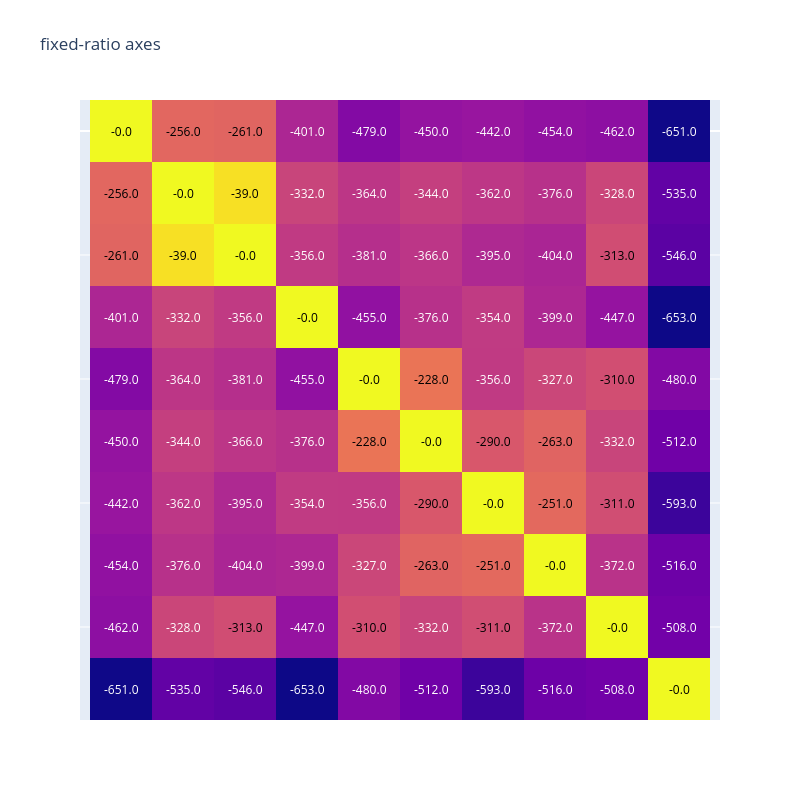

Here is the notebook cell this chart was saved with:
### Code cell
T.save_data(traces=traces_long_exc, pwds=pwds_long_exc, suffix='_min8_exc_')
import matplotlib.pyplot as plt
print('Number of traces in analysis: ', pwds_long_exc.shape[0])
pwds_mean=np.round(-np.nanmean(pwds_long_exc, axis=0),0)
plt.imshow(pwds_mean, cmap='hot')

import plotly.figure_factory as ff
fig = ff.create_annotated_heatmap(pwds_mean)
fig.update_layout(
    width = 800,
    height = 800,
    title = "fixed-ratio axes",
    yaxis = dict(
      scaleanchor = "x",
      scaleratio = 1,
    ),
    yaxis_autorange="reversed"
)
fig.show()

### Figure 1 — Plotly figure (JSON) as saved in the notebook; plotly's stock layout.template omitted (floating-point values rounded to 4 significant figures)
{"data": [{"colorscale": [[0, "#0d0887"], [0.1111, "#46039f"], [0.2222, "#7201a8"], [0.3333, "#9c179e"], [0.4444, "#bd3786"], [0.5556, "#d8576b"], [0.6667, "#ed7953"], [0.7778, "#fb9f3a"], [0.8889, "#fdca26"], [1, "#f0f921"]], "reversescale": false, "showscale": false, "type": "heatmap", "z": [[0, -256, -261, -401, -479, -450, -442, -454, -462, -651], [-256, 0, -39, -332, -364, -344, -362, -376, -328, -535], [-261, -39, 0, -356, -381, -366, -395, -404, -313, -546], [-401, -332, -356, 0, -455, -376, -354, -399, -447, -653], [-479, -364, -381, -455, 0, -228, -356, -327, -310, -480], [-450, -344, -366, -376, -228, 0, -290, -263, -332, -512], [-442, -362, -395, -354, -356, -290, 0, -251, -311, -593], [-454, -376, -404, -399, -327, -263, -251, 0, -372, -516], [-462, -328, -313, -447, -310, -332, -311, -372, 0, -508], [-651, -535, -546, -653, -480, -512, -593, -516, -508, 0]]}], "layout": {"annotations": [{"font": {"color": "#000000"}, "showarrow": false, "text": "-0.0", "x": 0, "xref": "x", "y": 0, "yref": "y"}, {"font": {"color": "#000000"}, "showarrow": false, "text": "-256.0", "x": 1, "xref": "x", "y": 0, "yref": "y"}, {"font": {"color": "#000000"}, "showarrow": false, "text": "-261.0", "x": 2, "xref": "x", "y": 0, "yref": "y"}, {"font": {"color": "#FFFFFF"}, "showarrow": false, "text": "-401.0", "x": 3, "xref": "x", "y": 0, "yref": "y"}, {"font": {"color": "#FFFFFF"}, "showarrow": false, "text": "-479.0", "x": 4, "xref": "x", "y": 0, "yref": "y"}, {"font": {"color": "#FFFFFF"}, "showarrow": false, "text": "-450.0", "x": 5, "xref": "x", "y": 0, "yref": "y"}, {"font": {"color": "#FFFFFF"}, "showarrow": false, "text": "-442.0", "x": 6, "xref": "x", "y": 0, "yref": "y"}, {"font": {"color": "#FFFFFF"}, "showarrow": false, "text": "-454.0", "x": 7, "xref": "x", "y": 0, "yref": "y"}, {"font": {"color": "#FFFFFF"}, "showarrow": false, "text": "-462.0", "x": 8, "xref": "x", "y": 0, "yref": "y"}, {"font": {"color": "#FFFFFF"}, "showarrow": false, "text": "-651.0", "x": 9, "xref": "x", "y": 0, "yref": "y"}, {"font": {"color": "#000000"}, "showarrow": false, "text": "-256.0", "x": 0, "xref": "x", "y": 1, "yref": "y"}, {"font": {"color": "#000000"}, "showarrow": false, "text": "-0.0", "x": 1, "xref": "x", "y": 1, "yref": "y"}, {"font": {"color": "#000000"}, "showarrow": false, "text": "-39.0", "x": 2, "xref": "x", "y": 1, "yref": "y"}, {"font": {"color": "#FFFFFF"}, "showarrow": false, "text": "-332.0", "x": 3, "xref": "x", "y": 1, "yref": "y"}, {"font": {"color": "#FFFFFF"}, "showarrow": false, "text": "-364.0", "x": 4, "xref": "x", "y": 1, "yref": "y"}, {"font": {"color": "#FFFFFF"}, "showarrow": false, "text": "-344.0", "x": 5, "xref": "x", "y": 1, "yref": "y"}, {"font": {"color": "#FFFFFF"}, "showarrow": false, "text": "-362.0", "x": 6, "xref": "x", "y": 1, "yref": "y"}, {"font": {"color": "#FFFFFF"}, "showarrow": false, "text": "-376.0", "x": 7, "xref": "x", "y": 1, "yref": "y"}, {"font": {"color": "#FFFFFF"}, "showarrow": false, "text": "-328.0", "x": 8, "xref": "x", "y": 1, "yref": "y"}, {"font": {"color": "#FFFFFF"}, "showarrow": false, "text": "-535.0", "x": 9, "xref": "x", "y": 1, "yref": "y"}, {"font": {"color": "#000000"}, "showarrow": false, "text": "-261.0", "x": 0, "xref": "x", "y": 2, "yref": "y"}, {"font": {"color": "#000000"}, "showarrow": false, "text": "-39.0", "x": 1, "xref": "x", "y": 2, "yref": "y"}, {"font": {"color": "#000000"}, "showarrow": false, "text": "-0.0", "x": 2, "xref": "x", "y": 2, "yref": "y"}, {"font": {"color": "#FFFFFF"}, "showarrow": false, "text": "-356.0", "x": 3, "xref": "x", "y": 2, "yref": "y"}, {"font": {"color": "#FFFFFF"}, "showarrow": false, "text": "-381.0", "x": 4, "xref": "x", "y": 2, "yref": "y"}, {"font": {"color": "#FFFFFF"}, "showarrow": false, "text": "-366.0", "x": 5, "xref": "x", "y": 2, "yref": "y"}, {"font": {"color": "#FFFFFF"}, "showarrow": false, "text": "-395.0", "x": 6, "xref": "x", "y": 2, "yref": "y"}, {"font": {"color": "#FFFFFF"}, "showarrow": false, "text": "-404.0", "x": 7, "xref": "x", "y": 2, "yref": "y"}, {"font": {"color": "#000000"}, "showarrow": false, "text": "-313.0", "x": 8, "xref": "x", "y": 2, "yref": "y"}, {"font": {"color": "#FFFFFF"}, "showarrow": false, "text": "-546.0", "x": 9, "xref": "x", "y": 2, "yref": "y"}, {"font": {"color": "#FFFFFF"}, "showarrow": false, "text": "-401.0", "x": 0, "xref": "x", "y": 3, "yref": "y"}, {"font": {"color": "#FFFFFF"}, "showarrow": false, "text": "-332.0", "x": 1, "xref": "x", "y": 3, "yref": "y"}, {"font": {"color": "#FFFFFF"}, "showarrow": false, "text": "-356.0", "x": 2, "xref": "x", "y": 3, "yref": "y"}, {"font": {"color": "#000000"}, "showarrow": false, "text": "-0.0", "x": 3, "xref": "x", "y": 3, "yref": "y"}, {"font": {"color": "#FFFFFF"}, "showarrow": false, "text": "-455.0", "x": 4, "xref": "x", "y": 3, "yref": "y"}, {"font": {"color": "#FFFFFF"}, "showarrow": false, "text": "-376.0", "x": 5, "xref": "x", "y": 3, "yref": "y"}, {"font": {"color": "#FFFFFF"}, "showarrow": false, "text": "-354.0", "x": 6, "xref": "x", "y": 3, "yref": "y"}, {"font": {"color": "#FFFFFF"}, "showarrow": false, "text": "-399.0", "x": 7, "xref": "x", "y": 3, "yref": "y"}, {"font": {"color": "#FFFFFF"}, "showarrow": false, "text": "-447.0", "x": 8, "xref": "x", "y": 3, "yref": "y"}, {"font": {"color": "#FFFFFF"}, "showarrow": false, "text": "-653.0", "x": 9, "xref": "x", "y": 3, "yref": "y"}, {"font": {"color": "#FFFFFF"}, "showarrow": false, "text": "-479.0", "x": 0, "xref": "x", "y": 4, "yref": "y"}, {"font": {"color": "#FFFFFF"}, "showarrow": false, "text": "-364.0", "x": 1, "xref": "x", "y": 4, "yref": "y"}, {"font": {"color": "#FFFFFF"}, "showarrow": false, "text": "-381.0", "x": 2, "xref": "x", "y": 4, "yref": "y"}, {"font": {"color": "#FFFFFF"}, "showarrow": false, "text": "-455.0", "x": 3, "xref": "x", "y": 4, "yref": "y"}, {"font": {"color": "#000000"}, "showarrow": false, "text": "-0.0", "x": 4, "xref": "x", "y": 4, "yref": "y"}, {"font": {"color": "#000000"}, "showarrow": false, "text": "-228.0", "x": 5, "xref": "x", "y": 4, "yref": "y"}, {"font": {"color": "#FFFFFF"}, "showarrow": false, "text": "-356.0", "x": 6, "xref": "x", "y": 4, "yref": "y"}, {"font": {"color": "#FFFFFF"}, "showarrow": false, "text": "-327.0", "x": 7, "xref": "x", "y": 4, "yref": "y"}, {"font": {"color": "#000000"}, "showarrow": false, "text": "-310.0", "x": 8, "xref": "x", "y": 4, "yref": "y"}, {"font": {"color": "#FFFFFF"}, "showarrow": false, "text": "-480.0", "x": 9, "xref": "x", "y": 4, "yref": "y"}, {"font": {"color": "#FFFFFF"}, "showarrow": false, "text": "-450.0", "x": 0, "xref": "x", "y": 5, "yref": "y"}, {"font": {"color": "#FFFFFF"}, "showarrow": false, "text": "-344.0", "x": 1, "xref": "x", "y": 5, "yref": "y"}, {"font": {"color": "#FFFFFF"}, "showarrow": false, "text": "-366.0", "x": 2, "xref": "x", "y": 5, "yref": "y"}, {"font": {"color": "#FFFFFF"}, "showarrow": false, "text": "-376.0", "x": 3, "xref": "x", "y": 5, "yref": "y"}, {"font": {"color": "#000000"}, "showarrow": false, "text": "-228.0", "x": 4, "xref": "x", "y": 5, "yref": "y"}, {"font": {"color": "#000000"}, "showarrow": false, "text": "-0.0", "x": 5, "xref": "x", "y": 5, "yref": "y"}, {"font": {"color": "#000000"}, "showarrow": false, "text": "-290.0", "x": 6, "xref": "x", "y": 5, "yref": "y"}, {"font": {"color": "#000000"}, "showarrow": false, "text": "-263.0", "x": 7, "xref": "x", "y": 5, "yref": "y"}, {"font": {"color": "#FFFFFF"}, "showarrow": false, "text": "-332.0", "x": 8, "xref": "x", "y": 5, "yref": "y"}, {"font": {"color": "#FFFFFF"}, "showarrow": false, "text": "-512.0", "x": 9, "xref": "x", "y": 5, "yref": "y"}, {"font": {"color": "#FFFFFF"}, "showarrow": false, "text": "-442.0", "x": 0, "xref": "x", "y": 6, "yref": "y"}, {"font": {"color": "#FFFFFF"}, "showarrow": false, "text": "-362.0", "x": 1, "xref": "x", "y": 6, "yref": "y"}, {"font": {"color": "#FFFFFF"}, "showarrow": false, "text": "-395.0", "x": 2, "xref": "x", "y": 6, "yref": "y"}, {"font": {"color": "#FFFFFF"}, "showarrow": false, "text": "-354.0", "x": 3, "xref": "x", "y": 6, "yref": "y"}, {"font": {"color": "#FFFFFF"}, "showarrow": false, "text": "-356.0", "x": 4, "xref": "x", "y": 6, "yref": "y"}, {"font": {"color": "#000000"}, "showarrow": false, "text": "-290.0", "x": 5, "xref": "x", "y": 6, "yref": "y"}, {"font": {"color": "#000000"}, "showarrow": false, "text": "-0.0", "x": 6, "xref": "x", "y": 6, "yref": "y"}, {"font": {"color": "#000000"}, "showarrow": false, "text": "-251.0", "x": 7, "xref": "x", "y": 6, "yref": "y"}, {"font": {"color": "#000000"}, "showarrow": false, "text": "-311.0", "x": 8, "xref": "x", "y": 6, "yref": "y"}, {"font": {"color": "#FFFFFF"}, "showarrow": false, "text": "-593.0", "x": 9, "xref": "x", "y": 6, "yref": "y"}, {"font": {"color": "#FFFFFF"}, "showarrow": false, "text": "-454.0", "x": 0, "xref": "x", "y": 7, "yref": "y"}, {"font": {"color": "#FFFFFF"}, "showarrow": false, "text": "-376.0", "x": 1, "xref": "x", "y": 7, "yref": "y"}, {"font": {"color": "#FFFFFF"}, "showarrow": false, "text": "-404.0", "x": 2, "xref": "x", "y": 7, "yref": "y"}, {"font": {"color": "#FFFFFF"}, "showarrow": false, "text": "-399.0", "x": 3, "xref": "x", "y": 7, "yref": "y"}, {"font": {"color": "#FFFFFF"}, "showarrow": false, "text": "-327.0", "x": 4, "xref": "x", "y": 7, "yref": "y"}, {"font": {"color": "#000000"}, "showarrow": false, "text": "-263.0", "x": 5, "xref": "x", "y": 7, "yref": "y"}, {"font": {"color": "#000000"}, "showarrow": false, "text": "-251.0", "x": 6, "xref": "x", "y": 7, "yref": "y"}, {"font": {"color": "#000000"}, "showarrow": false, "text": "-0.0", "x": 7, "xref": "x", "y": 7, "yref": "y"}, {"font": {"color": "#FFFFFF"}, "showarrow": false, "text": "-372.0", "x": 8, "xref": "x", "y": 7, "yref": "y"}, {"font": {"color": "#FFFFFF"}, "showarrow": false, "text": "-516.0", "x": 9, "xref": "x", "y": 7, "yref": "y"}, {"font": {"color": "#FFFFFF"}, "showarrow": false, "text": "-462.0", "x": 0, "xref": "x", "y": 8, "yref": "y"}, {"font": {"color": "#FFFFFF"}, "showarrow": false, "text": "-328.0", "x": 1, "xref": "x", "y": 8, "yref": "y"}, {"font": {"color": "#000000"}, "showarrow": false, "text": "-313.0", "x": 2, "xref": "x", "y": 8, "yref": "y"}, {"font": {"color": "#FFFFFF"}, "showarrow": false, "text": "-447.0", "x": 3, "xref": "x", "y": 8, "yref": "y"}, {"font": {"color": "#000000"}, "showarrow": false, "text": "-310.0", "x": 4, "xref": "x", "y": 8, "yref": "y"}, {"font": {"color": "#FFFFFF"}, "showarrow": false, "text": "-332.0", "x": 5, "xref": "x", "y": 8, "yref": "y"}, {"font": {"color": "#000000"}, "showarrow": false, "text": "-311.0", "x": 6, "xref": "x", "y": 8, "yref": "y"}, {"font": {"color": "#FFFFFF"}, "showarrow": false, "text": "-372.0", "x": 7, "xref": "x", "y": 8, "yref": "y"}, {"font": {"color": "#000000"}, "showarrow": false, "text": "-0.0", "x": 8, "xref": "x", "y": 8, "yref": "y"}, {"font": {"color": "#FFFFFF"}, "showarrow": false, "text": "-508.0", "x": 9, "xref": "x", "y": 8, "yref": "y"}, {"font": {"color": "#FFFFFF"}, "showarrow": false, "text": "-651.0", "x": 0, "xref": "x", "y": 9, "yref": "y"}, {"font": {"color": "#FFFFFF"}, "showarrow": false, "text": "-535.0", "x": 1, "xref": "x", "y": 9, "yref": "y"}, {"font": {"color": "#FFFFFF"}, "showarrow": false, "text": "-546.0", "x": 2, "xref": "x", "y": 9, "yref": "y"}, {"font": {"color": "#FFFFFF"}, "showarrow": false, "text": "-653.0", "x": 3, "xref": "x", "y": 9, "yref": "y"}, {"font": {"color": "#FFFFFF"}, "showarrow": false, "text": "-480.0", "x": 4, "xref": "x", "y": 9, "yref": "y"}, {"font": {"color": "#FFFFFF"}, "showarrow": false, "text": "-512.0", "x": 5, "xref": "x", "y": 9, "yref": "y"}, {"font": {"color": "#FFFFFF"}, "showarrow": false, "text": "-593.0", "x": 6, "xref": "x", "y": 9, "yref": "y"}, {"font": {"color": "#FFFFFF"}, "showarrow": false, "text": "-516.0", "x": 7, "xref": "x", "y": 9, "yref": "y"}, {"font": {"color": "#FFFFFF"}, "showarrow": false, "text": "-508.0", "x": 8, "xref": "x", "y": 9, "yref": "y"}, {"font": {"color": "#000000"}, "showarrow": false, "text": "-0.0", "x": 9, "xref": "x", "y": 9, "yref": "y"}], "height": 800, "title": {"text": "fixed-ratio axes"}, "width": 800, "xaxis": {"autorange": true, "domain": [0, 1], "gridcolor": "rgb(0, 0, 0)", "range": [-0.6613, 9.661], "showticklabels": false, "side": "top", "ticks": ""}, "yaxis": {"autorange": true, "domain": [0, 1], "range": [9.5, -0.5], "scaleanchor": "x", "scaleratio": 1, "showticklabels": false, "ticks": "", "ticksuffix": "  "}}}
